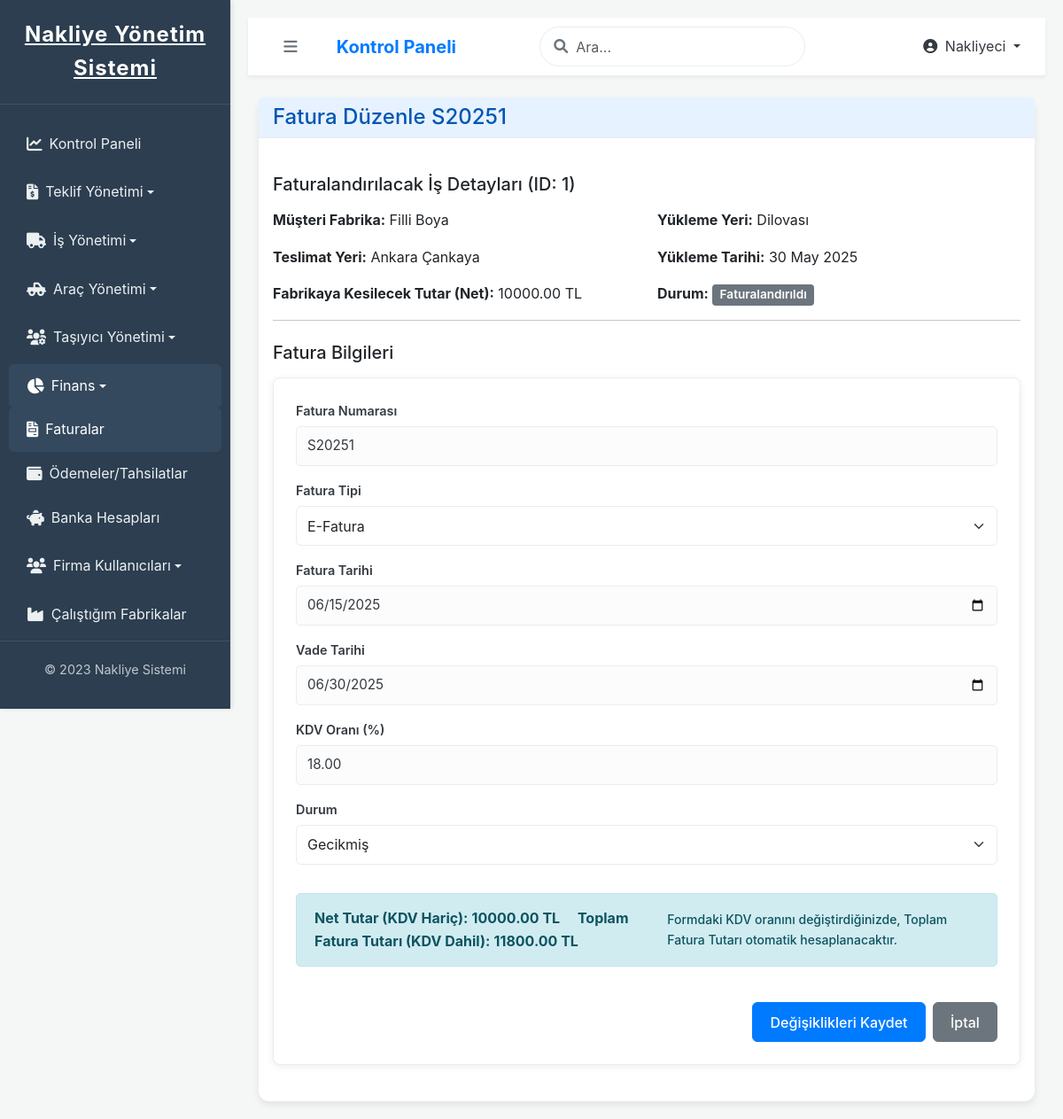
The app's page /nakliyeci/faturalar/1/guncelle/ (signed in), older data.
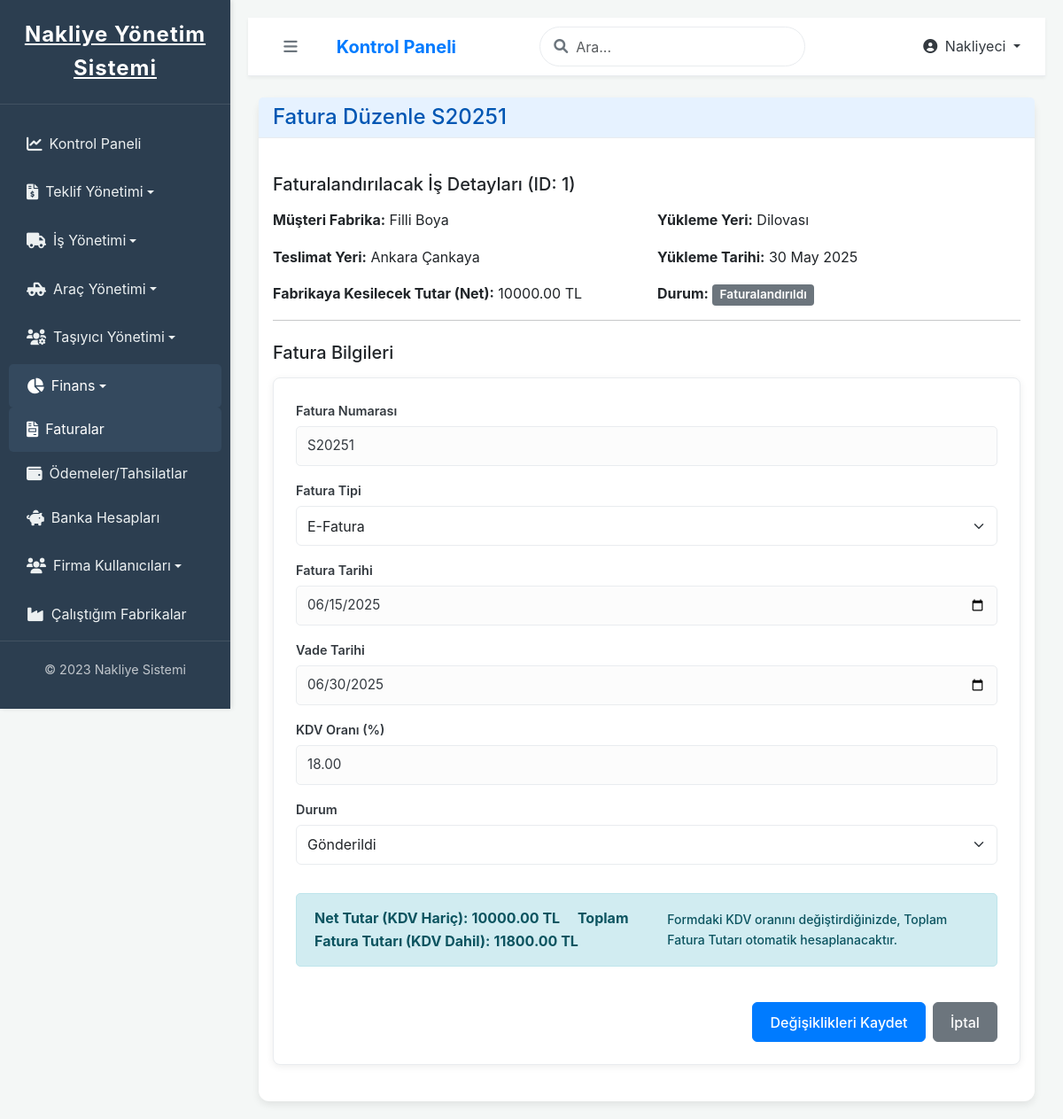
The same page, newer data.
### ana_uygulama/models.py (models this page shows, shortened)
class Invoice(models.Model):
    TYPE_CHOICES = [
        ('E_FATURA', 'E-Fatura'),
        ('E_ARSIV', 'E-Arşiv Faturası'),
    ]
    STATUS_CHOICES = [
        ('DRAFT', 'Taslak'),
        ('SENT', 'Gönderildi'),
        ('PAID', 'Ödendi'),
        ('PARTIALLY_PAID', 'Kısmen Ödendi'),
        ('OVERDUE', 'Gecikmiş'),
        ('VOID', 'İptal Edildi'),
    ]
    billed_to_factory = models.ForeignKey(
        'Company',
        on_delete=models.PROTECT,
        limit_choices_to={'company_type': 'FABRIKA'},
        related_name='invoices_to_factory',
        verbose_name="Faturalanan Fabrika"
    )
    issued_by_shipper = models.ForeignKey(
        'Company',
        on_delete=models.PROTECT,
        limit_choices_to={'company_type': 'NAKLIYECI'},
        related_name='invoices_from_shipper',
        verbose_name="Faturayı Kesen Nakliyeci"
    )
    shipment = models.ForeignKey(
        'Shipment',
        on_delete=models.SET_NULL, # Fatura silinse bile Shipment objesi silinmez, sadece bu ilişki NULL olur.
        null=True, blank=True,
        verbose_name="İlişkili Sevkiyat"
    )
    created_by = models.ForeignKey(
        settings.AUTH_USER_MODEL,
        on_delete=models.SET_NULL,
        null=True, blank=True,
        verbose_name="Oluşturan Kullanıcı"
    )
    invoice_number = models.CharField(max_length=50, unique=True, verbose_name="Fatura Numarası")
    invoice_type = models.CharField(max_length=10, choices=TYPE_CHOICES, verbose_name="Fatura Tipi")
    issue_date = models.DateField(default=timezone.now, verbose_name="Düzenlenme Tarihi")
    due_date = models.DateField(verbose_name="Vade Tarihi")
    amount = models.DecimalField(max_digits=10, decimal_places=2, verbose_name="Net Tutar (KDV Hariç)", default=Decimal('0.00'))
    vat_rate = models.DecimalField(
        max_digits=5,
        decimal_places=2,
        default=Decimal('0.00'),
        verbose_name="KDV Oranı (%)",
        help_text="Faturaya uygulanacak KDV oranı (örneğin %18 için 18.00 girin)"
    )
    total_vat_amount = models.DecimalField(
        max_digits=10, decimal_places=2,
        default=Decimal('0.00'),
        verbose_name="Toplam KDV Tutarı",
        blank=True, null=True
    )
    total_amount = models.DecimalField(
        max_digits=10, decimal_places=2,
        default=Decimal('0.00'),
        verbose_name="Toplam Tutar (KDV Dahil)",
        blank=True, null=True
    )
    status = models.CharField(max_length=20, choices=STATUS_CHOICES, default='DRAFT', verbose_name="Durum")
    created_at = models.DateTimeField(auto_now_add=True, verbose_name="Oluşturulma Tarihi")
    updated_at = models.DateTimeField(auto_now=True, verbose_name="Son Güncelleme Tarihi")
    class Meta:
        verbose_name = "Fatura"
        verbose_name_plural = "Faturalar"
        ordering = ['-issue_date', '-created_at']

### ana_uygulama/views.py (the view)
# urls.py: path('nakliyeci/faturalar/<int:pk>/guncelle/', views.invoice_update_view, name='invoice_update_view'),
@login_required
def invoice_update_view(request, pk):
    invoice = get_object_or_404(Invoice, pk=pk)
    if invoice.issued_by_shipper != request.user.company and not request.user.is_superuser:
        messages.error(request, "Bu faturayı düzenleme izniniz yok.")
        return redirect('ana_uygulama:invoice_list_nakliyeci')
    shipment = invoice.shipment
    net_amount_initial = invoice.amount # Amount alanı artık direkt modelden geliyor
    if request.method == 'POST':
        form = InvoiceForm(request.POST, instance=invoice)
        if form.is_valid():
            invoice = form.save(commit=False)
            invoice.save() # Bu save çağrısı modeldeki save() metodu ile total_amount'ı günceller.
            messages.success(request, f"Fatura {invoice.invoice_number} başarıyla güncellendi.")
        return redirect('ana_uygulama:invoice_detail_nakliyeci_view', pk=invoice.pk)
    else:
        form = InvoiceForm(instance=invoice, initial={'amount': net_amount_initial, 'vat_rate': invoice.vat_rate})
    context = {
        'form': form,
        'invoice': invoice,
        'shipment': shipment,
        'net_amount': net_amount_initial, # This is for display, form handles the actual initial
        'page_title': f'Fatura Düzenle {invoice.invoice_number}'
    }
    return render(request, 'ana_uygulama/nakliyeci/invoice_form.html', context)

### ana_uygulama/templates/ana_uygulama/nakliyeci/invoice_form.html (shortened to what the changed rows need)
{% extends "base.html" %}
{% load static %}
{% load l10n %}
{% block content %}
<div class="card">
    <div class="card-body">
        <form method="post">
            <div class="row">
                <div class="col-md-4">
                    <div class="form-group mb-3">
                        <label for="{{ form.invoice_number.id_for_label }}">{{ form.invoice_number.label }}</label>
                        {{ form.invoice_number }}
                    </div>
                </div>
                <div class="col-md-4">
                    <div class="form-group mb-3">
                        <label for="{{ form.invoice_type.id_for_label }}">{{ form.invoice_type.label }}</label>
                        {{ form.invoice_type }}
                    </div>
                </div>
                <div class="col-md-4">
                    <div class="form-group mb-3">
                        <label for="{{ form.issue_date.id_for_label }}">{{ form.issue_date.label }}</label>
                        {{ form.issue_date }}
                    </div>
                </div>
            </div>
            <div class="row">
                <div class="col-md-4">
                    <div class="form-group mb-3">
                        <label for="{{ form.due_date.id_for_label }}">{{ form.due_date.label }}</label>
                        {{ form.due_date }}
                    </div>
                </div>
                <div class="col-md-4">
                    <div class="form-group mb-3">
                        <label for="{{ form.vat_rate.id_for_label }}">{{ form.vat_rate.label }}</label>
                        {{ form.vat_rate }}
                    </div>
                </div>
                <div class="col-md-4">
                    <div class="form-group mb-3">
                        <label for="{{ form.status.id_for_label }}">{{ form.status.label }}</label>
                        {{ form.status }}
                    </div>
                </div>
            </div>
        </form>
    </div>
</div>
{% endblock %}

Row changes from the older to the newer data that the page shows:
changed Invoice "E-Fatura": status "Gecikmiş" → "Gönderildi"
